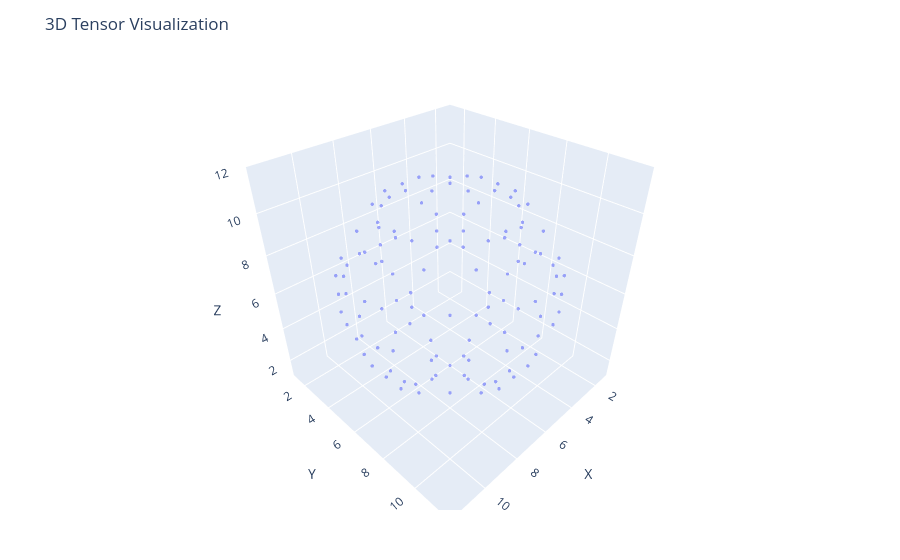

Notebook code cell kept with this figure:
### Markdown cell above
## Step 4: Visualization

It will help to see the tensor as a graphic we can visualize as 3D.  There are many visualization tools in Jupyter, but to pick just one we can use Plotly.  You may need to install PlotlyJS if you do not yet have it installed.  If so uncomment the top two lines.

`plotTensor` returns a 3D scatter plot that you can manipulate with a mouse, rotate, zoom, and export as `png` format.  **Caution** With large dense tensors Plotly may take a long time to load or may fail to rotate or even display content.  For sparse tensors you may need to work with ranges around 100 x 100 x 100, and for dense tensors reduce that to 50 x 50 x 50, though specific ranges depend on your hardware and installations.

`plotTensor` also supports an optional second parameter with a threshold to drop points of a tensor that are too small to be seen.  This can speed up displays but may suppress some points.

### Code cell
# Pkg.add( "PlotlyJS" )
# using PlotlyJS

plotTensor(tensorSphere)

### Figure 1 — Plotly figure (JSON) as saved in the notebook; plotly's stock layout.template omitted (floating-point values rounded to 4 significant figures)
{"data": [{"marker": {"opacity": 0.6, "size": 2}, "mode": "markers", "type": "scatter3d", "x": [6, 5, 6, 7, 6, 5, 6, 7, 4, 8, 3, 9, 3, 9, 3, 9, 4, 8, 5, 6, 7, 5, 6, 7, 2, 10, 2, 10, 2, 10, 5, 6, 7, 4, 8, 2, 10, 2, 10, 8, 6, 3, 9, 2, 10, 1, 11, 2, 10, 3, 9, 6, 5, 6, 7, 3, 9, 2, 10, 1, 11, 1, 11, 1, 11, 2, 10, 3, 9, 5, 6, 7, 6, 3, 9, 2, 10, 1, 11, 2, 10, 3, 9, 6, 4, 8, 2, 10, 2, 10, 4, 8, 5, 6, 7, 2, 10, 2, 10, 2, 10, 5, 6, 7, 5, 6, 7, 4, 8, 3, 9, 3, 9, 3, 9, 4, 8, 5, 6, 7, 6, 5, 6, 7, 6], "y": [5, 6, 6, 6, 7, 3, 3, 3, 4, 4, 5, 5, 6, 6, 7, 7, 8, 8, 9, 9, 9, 2, 2, 2, 5, 5, 6, 6, 7, 7, 10, 10, 10, 2, 2, 4, 4, 8, 8, 10, 1, 2, 2, 3, 3, 6, 6, 9, 9, 10, 10, 11, 1, 1, 1, 2, 2, 3, 3, 5, 5, 6, 6, 7, 7, 9, 9, 10, 10, 11, 11, 11, 1, 2, 2, 3, 3, 6, 6, 9, 9, 10, 10, 11, 2, 2, 4, 4, 8, 8, 10, 10, 2, 2, 2, 5, 5, 6, 6, 7, 7, 10, 10, 10, 3, 3, 3, 4, 4, 5, 5, 6, 6, 7, 7, 8, 8, 9, 9, 9, 5, 6, 6, 6, 7], "z": [1, 1, 1, 1, 1, 2, 2, 2, 2, 2, 2, 2, 2, 2, 2, 2, 2, 2, 2, 2, 2, 3, 3, 3, 3, 3, 3, 3, 3, 3, 3, 3, 3, 4, 4, 4, 4, 4, 4, 4, 5, 5, 5, 5, 5, 5, 5, 5, 5, 5, 5, 5, 6, 6, 6, 6, 6, 6, 6, 6, 6, 6, 6, 6, 6, 6, 6, 6, 6, 6, 6, 6, 7, 7, 7, 7, 7, 7, 7, 7, 7, 7, 7, 7, 8, 8, 8, 8, 8, 8, 8, 8, 9, 9, 9, 9, 9, 9, 9, 9, 9, 9, 9, 9, 10, 10, 10, 10, 10, 10, 10, 10, 10, 10, 10, 10, 10, 10, 10, 10, 11, 11, 11, 11, 11]}], "layout": {"margin": {"b": 50, "l": 50, "r": 50, "t": 60}, "scene": {"aspectmode": "cube", "xaxis": {"range": [1, 12], "title": "X"}, "yaxis": {"range": [1, 12], "title": "Y"}, "zaxis": {"range": [1, 12], "title": "Z"}}, "title": "3D Tensor Visualization"}}
